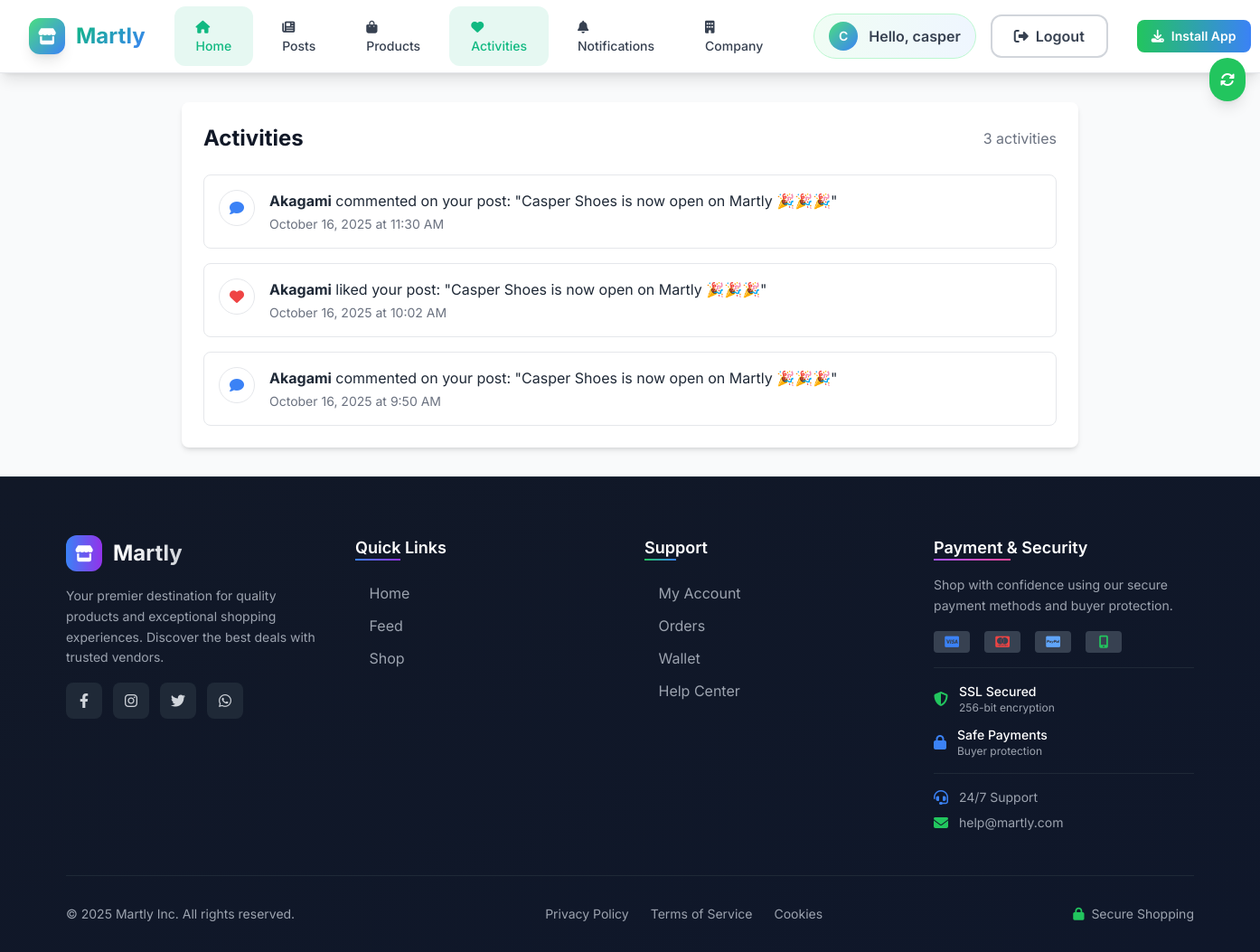
The app's page /activities/index.php (signed in), older data.
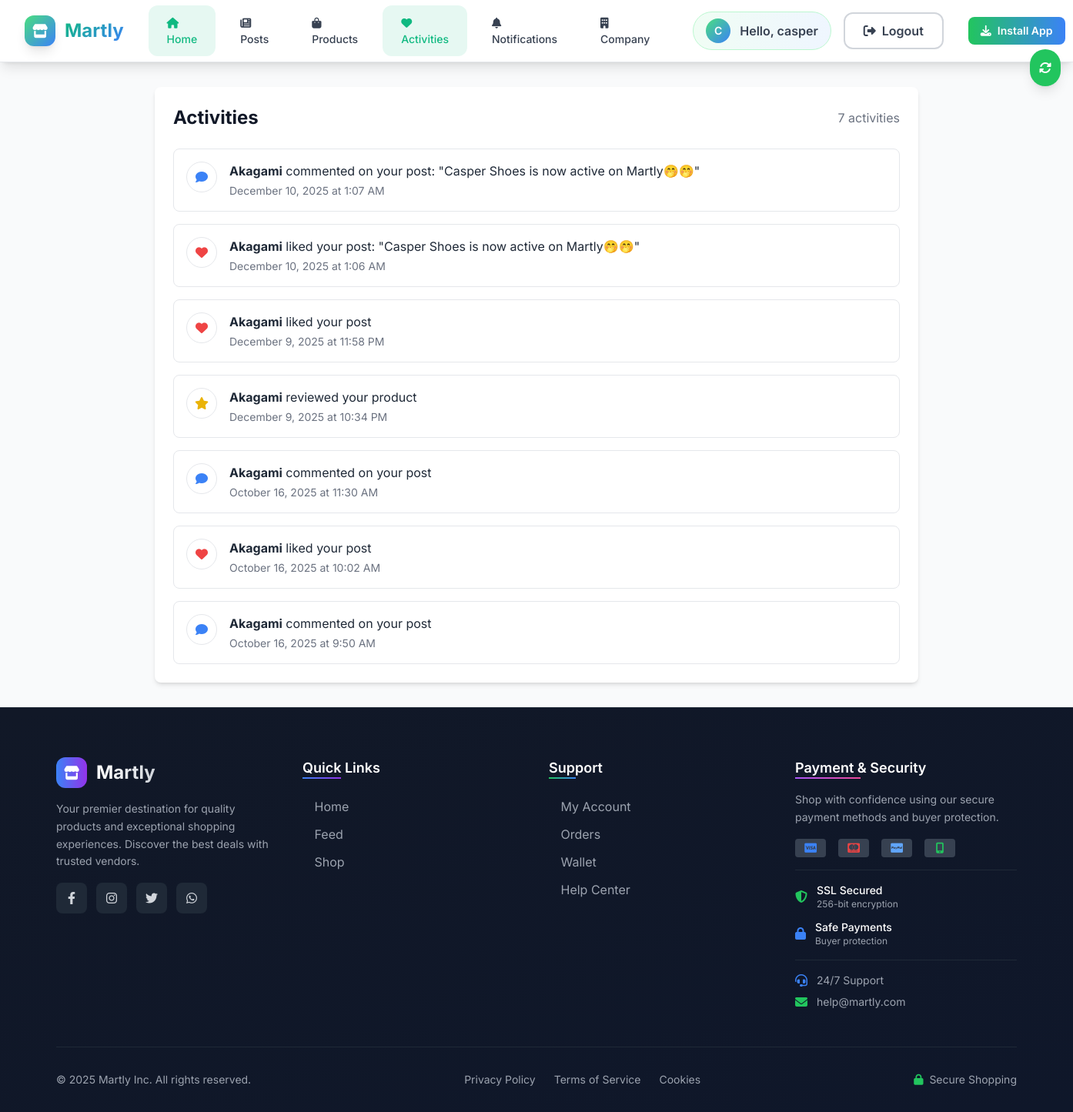
The same page, newer data.
### tables this page shows
CREATE TABLE `activities` (
  `id` int(11) NOT NULL,
  `user_id` int(11) NOT NULL,
  `activity_type` enum('like','comment','share','review','follow') NOT NULL,
  `reference_type` enum('post','product','user') DEFAULT NULL,
  `reference_id` int(11) DEFAULT NULL,
  `actor_username` varchar(255) NOT NULL,
  `is_read` tinyint(1) DEFAULT 0,
  `created_at` timestamp NOT NULL DEFAULT current_timestamp(),
  `actor_id` int(11) DEFAULT NULL
);

### activities/index.php (the view, shortened to what this page needs)
<?php
require_once '../includes/config.php';
$currentUser = getCurrentUser();
$stmt = $pdo->prepare("
    SELECT a.*,
           CASE
               WHEN a.reference_type = 'post' THEN (SELECT title FROM posts WHERE id = a.reference_id)
               WHEN a.reference_type = 'product' THEN (SELECT name FROM products WHERE id = a.reference_id)
               ELSE NULL
           END as reference_title
    FROM activities a
    WHERE a.user_id = ?
    ORDER BY a.created_at DESC
    LIMIT 50
");
$stmt->execute([$currentUser['id']]);
$activities = $stmt->fetchAll();
?>
<?php require_once '../includes/header.php'; ?>
<div class="max-w-5xl mx-auto px-4 py-8">
    <div class="bg-white rounded-lg shadow-md p-6">
        <div class="flex items-center justify-between mb-6">
            <h1 class="text-2xl font-bold text-gray-900">Activities</h1>
            <div class="flex items-center space-x-4">
                <span class="text-gray-500"><?php echo count($activities); ?> activities</span>
            </div>
        </div>
        <?php if ($activities): ?>
            <div class="space-y-4">
                <?php foreach ($activities as $activity): ?>
                    <div class="flex items-start p-4 border border-gray-200 rounded-lg hover:bg-gray-50 transition duration-300 <?php echo !$activity['is_read'] ? 'bg-blue-50 border-blue-200' : ''; ?>">
                        <div class="flex-shrink-0 mr-4">
                            <?php
                            $icon = '';
                            $color = '';
                            switch ($activity['activity_type']) {
                                case 'like':
                                    $icon = 'fas fa-heart';
                                    $color = 'text-red-500';
                                    break;
                                case 'comment':
                                    $icon = 'fas fa-comment';
                                    $color = 'text-blue-500';
                                    break;
                                case 'review':
                                    $icon = 'fas fa-star';
                                    $color = 'text-yellow-500';
                                    break;
                            }
                            ?>
                            <div class="w-10 h-10 bg-white rounded-full flex items-center justify-center border <?php echo $color; ?>">
                                <i class="<?php echo $icon; ?>"></i>
                            </div>
                        </div>
                        <div class="flex-1">
                            <p class="text-gray-800">
                                <?php
                                $actorName = 'Someone';
                                if (!empty($activity['actor_username'])) {
                                    $actorName = htmlspecialchars($activity['actor_username']);
                                } elseif ($activity['actor_id']) {
                                    $actorName = 'User #' . $activity['actor_id'];
                                }
                                $message = '';
                                switch ($activity['activity_type']) {
                                    case 'like':
                                        $message = "<strong>{$actorName}</strong> liked your post";
                                        break;
                                    case 'comment':
                                        $message = "<strong>{$actorName}</strong> commented on your post";
                                        break;
                                    case 'review':
                                        $message = "<strong>{$actorName}</strong> reviewed your product";
                                        break;
                                }
                                if ($activity['reference_title']) {
                                    $message .= ": \"{$activity['reference_title']}\"";
                                }
                                echo $message;
                                ?>
                            </p>
                            <p class="text-gray-500 text-sm mt-1">
                                <?php echo date('F j, Y \a\t g:i A', strtotime($activity['created_at'])); ?>
                            </p>
                        </div>
                    </div>
                <?php endforeach; ?>
            </div>
        <?php endif; ?>
    </div>
</div>
<?php require_once '../includes/footer.php'; ?>

Row changes from the older to the newer data that the page shows:
added activities: actor_username "Akagami", message ": \"Casper Shoes is now active on Martly🤭🤭\"", created_at "December 10, 2025 at 1:07 AM", activity_type "comment" (drawn)
added activities: actor_username "Akagami", message ": \"Casper Shoes is now active on Martly🤭🤭\"", created_at "December 10, 2025 at 1:06 AM", activity_type "like" (drawn)
added activities: actor_username "Akagami", created_at "December 9, 2025 at 11:58 PM", activity_type "like" (drawn)
added activities: actor_username "Akagami", created_at "December 9, 2025 at 10:34 PM", activity_type "review" (drawn)
shown differently, row unchanged: activities "October 16, 2025 at 11:30 AM": message ": \"Casper Shoes is now open on Martly 🎉🎉🎉\"" → (not shown)
shown differently, row unchanged: activities "October 16, 2025 at 10:02 AM": message ": \"Casper Shoes is now open on Martly 🎉🎉🎉\"" → (not shown)
shown differently, row unchanged: activities "October 16, 2025 at 9:50 AM": message ": \"Casper Shoes is now open on Martly 🎉🎉🎉\"" → (not shown)
Text that changed along with them:
count($activities): "3" → "7"
